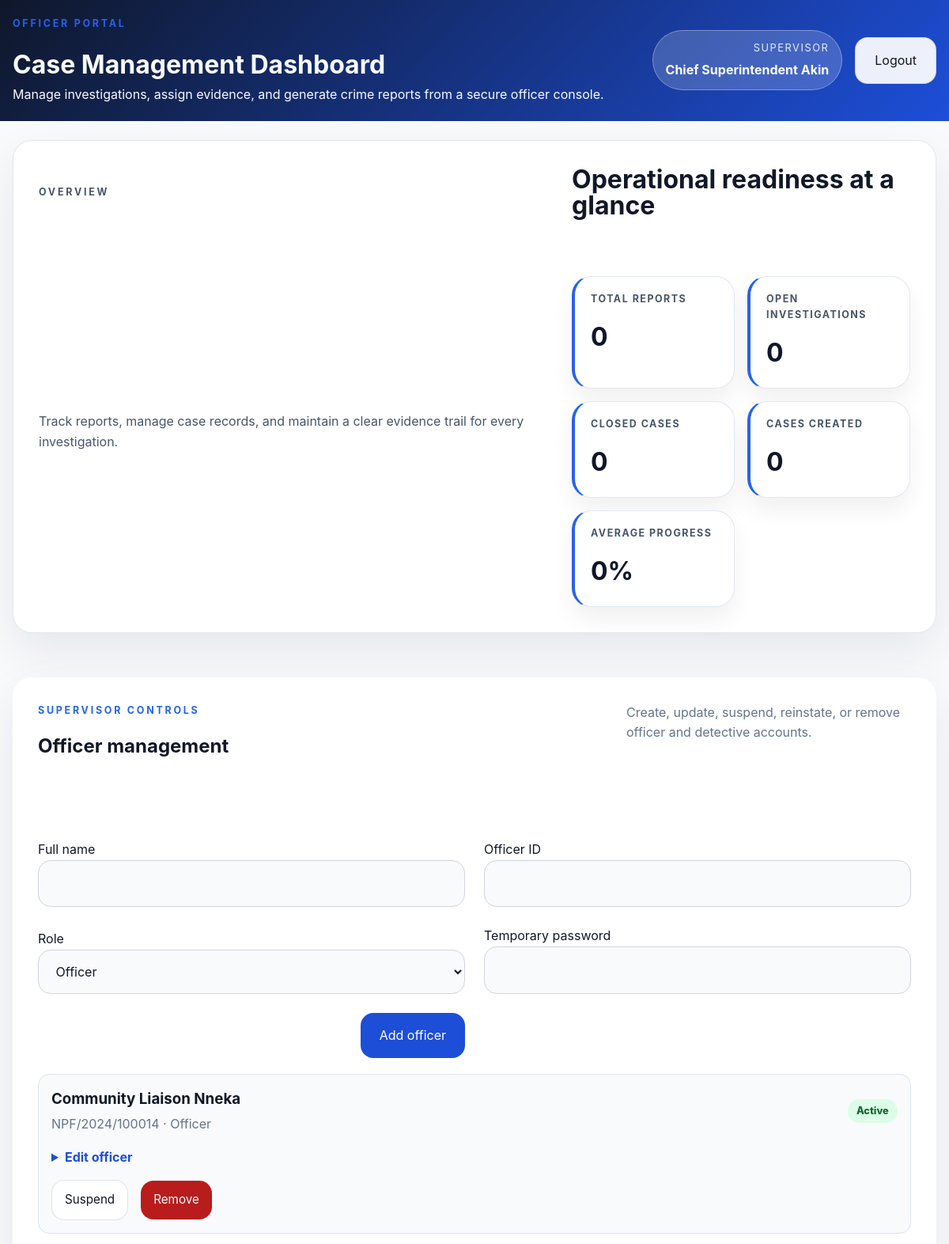
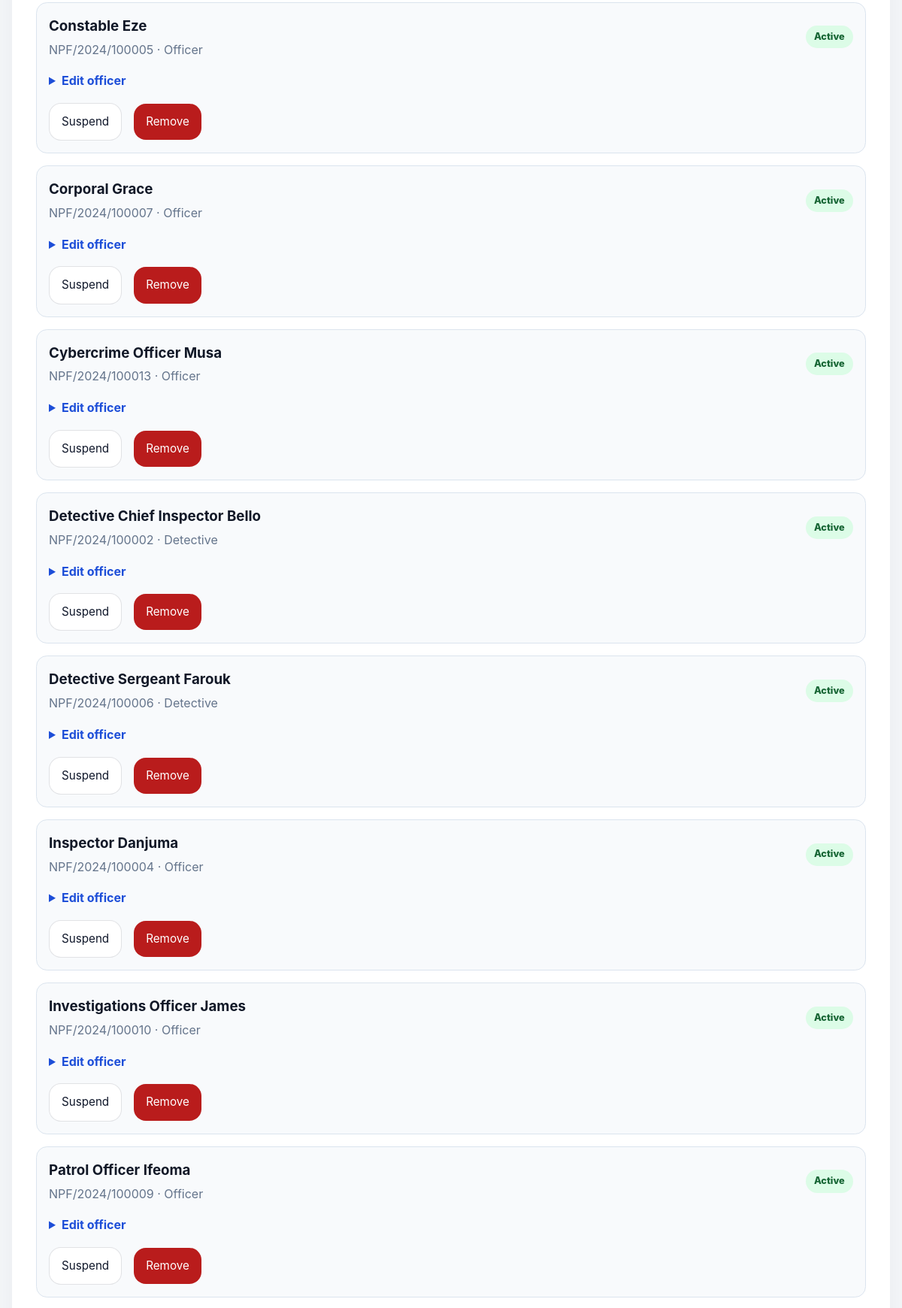
/pages/dashboard.php (signed in, upper part), run on the app's committed database (2 pictures, top to bottom).
### tables this page shows
CREATE TABLE IF NOT EXISTS users (
  id INT AUTO_INCREMENT PRIMARY KEY,
  username VARCHAR(50) NOT NULL UNIQUE,
  password VARCHAR(255) NOT NULL,
  fullname VARCHAR(100) NOT NULL,
  role VARCHAR(50) NOT NULL DEFAULT 'officer',
  account_status ENUM('Active','Suspended') NOT NULL DEFAULT 'Active'
);

### pages/dashboard.php (the view, shortened to what this page needs)
<?php
require_once __DIR__ . '/../config/db.php';
function safeFetchAll(PDO $pdo, string $sql): array
{
    try {
        return $pdo->query($sql)->fetchAll();
    } catch (PDOException $e) {
        $message = $e->getMessage();
        if (stripos($message, "doesn't exist in engine") !== false || stripos($message, "can't open table") !== false || stripos($message, 'doesn\'t exist') !== false) {
            if (function_exists('ensureSchema')) {
                ensureSchema($pdo);
            }
            return $pdo->query($sql)->fetchAll();
        }
        throw $e;
    }
}
$currentRole = strtolower((string) ($_SESSION['role'] ?? 'officer'));
$currentOfficerUsername = (string) ($_SESSION['username'] ?? '');
$roleLabels = [
    'supervisor' => 'Supervisor',
    'detective' => 'Detective',
    'officer' => 'Officer',
];
function isSupervisor(string $role): bool
{
    return $role === 'supervisor';
}
function isDetective(string $role): bool
{
    return $role === 'detective';
}
function canManageOfficers(string $role): bool
{
    return isSupervisor($role);
}
$staffMembers = canManageOfficers($currentRole)
    ? safeFetchAll($pdo, "SELECT id, username, fullname, role, account_status FROM users WHERE role IN ('officer','detective') ORDER BY fullname")
    : [];
$reports = safeFetchAll($pdo, 'SELECT * FROM reports ORDER BY created_at DESC');
$cases = safeFetchAll($pdo, 'SELECT c.*, r.reference_code, r.fullname AS reporter_name, r.officer_notes AS report_officer_notes FROM cases c LEFT JOIN reports r ON c.report_id = r.id ORDER BY c.created_at DESC');
$visibleCases = array_values(array_filter($cases, function (array $case) use ($currentRole, $currentOfficerUsername): bool {
    return canViewCase($case, $currentRole, $currentOfficerUsername);
}));
$visibleReportIds = [];
$visibleReports = (isSupervisor($currentRole) || isDetective($currentRole))
    ? $reports
    : array_values(array_filter($reports, static function (array $report) use ($visibleReportIds): bool {
        return isset($visibleReportIds[(int) $report['id']]);
    }));
$caseStatusCounts = [
    'New' => 0,
    'Under Investigation' => 0,
    'Resolved' => 0,
    'Closed' => 0,
];
$averageProgress = 0;
?>
<!DOCTYPE html>
<html lang="en">
<head>
    <link rel="stylesheet" href="../assets/css/styles.css">
</head>
<body>
    <header class="site-header dashboard-header">
        <div class="header-inner container dashboard-topbar">
            <div>
                <p class="eyebrow">Officer portal</p>
                <h1>Case Management Dashboard</h1>
                <p>Manage investigations, assign evidence, and generate crime reports from a secure officer console.</p>
            </div>
            <div class="header-actions">
                <div class="user-pill">
                    <span><?php echo htmlspecialchars($roleLabels[$currentRole] ?? 'Officer'); ?></span>
                    <strong><?php echo htmlspecialchars($_SESSION['fullname']); ?></strong>
                </div>
                <a class="button secondary" href="logout.php">Logout</a>
            </div>
        </div>
    </header>
    <main class="container dashboard-layout">
        <section class="dashboard-hero card">
            <div class="hero-copy">
                <p class="eyebrow">Overview</p>
                <h2>Operational readiness at a glance</h2>
                <p>Track reports, manage case records, and maintain a clear evidence trail for every investigation.</p>
                <div class="hero-stats-list">
                    <div class="hero-stat-card hero-stat-card--badge">
                        <span>Total reports</span>
                        <strong><?php echo count($visibleReports); ?></strong>
                    </div>
                    <div class="hero-stat-card hero-stat-card--badge">
                        <span>Open investigations</span>
                        <strong><?php echo $caseStatusCounts['Under Investigation']; ?></strong>
                    </div>
                    <div class="hero-stat-card hero-stat-card--badge">
                        <span>Closed cases</span>
                        <strong><?php echo $caseStatusCounts['Closed']; ?></strong>
                    </div>
                    <div class="hero-stat-card hero-stat-card--badge">
                        <span>Cases created</span>
                        <strong><?php echo count($visibleCases); ?></strong>
                    </div>
                    <?php if (isSupervisor($currentRole)): ?>
                    <div class="hero-stat-card hero-stat-card--badge">
                        <span>Average progress</span>
                        <strong><?php echo $averageProgress; ?>%</strong>
                    </div>
                    <?php endif; ?>
                </div>
            </div>
        </section>
        <?php if (canManageOfficers($currentRole)): ?>
        <section class="card officer-management-card" aria-labelledby="officer-management-title">
            <div class="section-header">
                <div>
                    <p class="eyebrow">Supervisor controls</p>
                    <h2 id="officer-management-title">Officer management</h2>
                </div>
                <p class="table-note">Create, update, suspend, reinstate, or remove officer and detective accounts.</p>
            </div>
            <form method="post" action="dashboard.php" class="form-grid officer-create-form">
                <label>
                    Full name
                    <input type="text" name="fullname" maxlength="100" required>
                </label>
                <label>
                    Officer ID
                    <input type="text" name="username" maxlength="50" required>
                </label>
                <label>
                    Role
                    <select name="role" required>
                        <option value="officer">Officer</option>
                    </select>
                </label>
                <label>
                    Temporary password
                    <input type="password" name="password" minlength="8" required>
                </label>
                <div class="form-actions">
                    <button type="submit" class="button">Add officer</button>
                </div>
            </form>
            <div class="officer-management-list">
                <?php foreach ($staffMembers as $member): ?>
                <article class="officer-management-item">
                    <div class="officer-management-summary">
                        <div>
                            <h3><?php echo htmlspecialchars($member['fullname']); ?></h3>
                            <p><?php echo htmlspecialchars($member['username']); ?> · <?php echo htmlspecialchars($roleLabels[$member['role']] ?? ucfirst($member['role'])); ?></p>
                        </div>
                        <span class="officer-status officer-status--<?php echo strtolower($member['account_status']); ?>"><?php echo htmlspecialchars($member['account_status']); ?></span>
                    </div>
                    <div class="officer-management-actions">
                        <details>
                            <summary>Edit officer</summary>
                        </details>
                        <form method="post" action="dashboard.php">
                            <button type="submit" class="button secondary small"><?php echo $member['account_status'] === 'Active' ? 'Suspend' : 'Reinstate'; ?></button>
                        </form>
                        <form method="post" action="dashboard.php" onsubmit="return confirm('Remove this officer? Their active case assignments will be cleared.');">
                            <button type="submit" class="button danger small">Remove</button>
                        </form>
                    </div>
                </article>
                <?php endforeach; ?>
            </div>
        </section>
        <?php endif; ?>
    </main>
</body>
</html>

### data on the page
users: fullname "Community Liaison Nneka", username "NPF/2024/100014", role "Officer", account_status "Active", shows "Suspend"
users: fullname "Constable Eze", username "NPF/2024/100005", role "Officer", account_status "Active", shows "Suspend"
users: fullname "Corporal Grace", username "NPF/2024/100007", role "Officer", account_status "Active", shows "Suspend"
users: fullname "Cybercrime Officer Musa", username "NPF/2024/100013", role "Officer", account_status "Active", shows "Suspend"
users: fullname "Detective Chief Inspector Bello", username "NPF/2024/100002", role "Detective", account_status "Active", shows "Suspend"
users: fullname "Detective Sergeant Farouk", username "NPF/2024/100006", role "Detective", account_status "Active", shows "Suspend"
users: fullname "Inspector Danjuma", username "NPF/2024/100004", role "Officer", account_status "Active", shows "Suspend"
users: fullname "Investigations Officer James", username "NPF/2024/100010", role "Officer", account_status "Active", shows "Suspend"
users: fullname "Patrol Officer Ifeoma", username "NPF/2024/100009", role "Officer", account_status "Active", shows "Suspend"

### other printed values
$roleLabels[$currentRole] "SUPERVISOR"
$_SESSION['fullname'] "Chief Superintendent Akin"
count($visibleReports) "0"
$caseStatusCounts['Under Investigation'] "0"
$caseStatusCounts['Closed'] "0"
count($visibleCases) "0"
$averageProgress "0"
